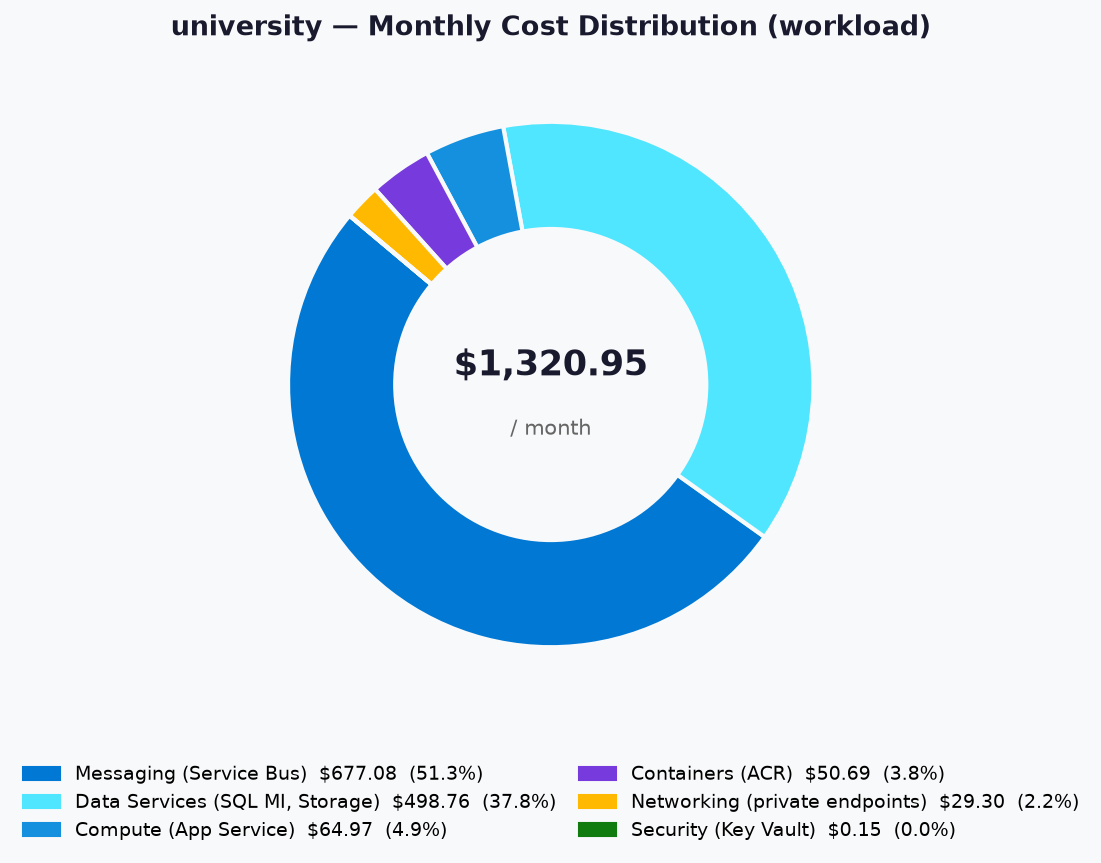

This figure's Python source:
"""Monthly cost distribution donut for the university Step 2 cost estimate (source: 02-cost-estimate.json)."""

import sys
from pathlib import Path

import matplotlib

matplotlib.use("Agg")
import matplotlib.patches as mpatches  # noqa: E402
import matplotlib.pyplot as plt  # noqa: E402

REPO_ROOT = Path(__file__).resolve().parents[2]
SCRIPTS = REPO_ROOT / ".github/skills/apex-python-diagrams/scripts"
if str(SCRIPTS) not in sys.path:
    sys.path.insert(0, str(SCRIPTS))
from diagram_io import save_figure  # noqa: E402

CATEGORIES = {
    "Messaging (Service Bus)": 677.08,
    "Data Services (SQL MI, Storage)": 498.76,
    "Compute (App Service)": 64.97,
    "Containers (ACR)": 50.69,
    "Networking (private endpoints)": 29.30,
    "Security (Key Vault)": 0.15,
}
TOTAL_MONTHLY = 1320.95
PALETTE = ["#0078D4", "#50E6FF", "#1490DF", "#773ADC", "#FFB900", "#107C10"]


def main() -> None:
    labels = list(CATEGORIES)
    values = list(CATEGORIES.values())
    colors = PALETTE[: len(labels)]
    pcts = [v / TOTAL_MONTHLY * 100 for v in values]

    fig, ax = plt.subplots(figsize=(8, 6))
    fig.patch.set_facecolor("#F8F9FA")
    ax.set_facecolor("#F8F9FA")

    ax.pie(values, colors=colors, wedgeprops={"linewidth": 2, "edgecolor": "#F8F9FA"}, startangle=140)
    ax.add_patch(plt.Circle((0, 0), 0.60, fc="#F8F9FA"))
    ax.text(0, 0.07, f"${TOTAL_MONTHLY:,.2f}", ha="center", va="center", fontsize=17,
            fontweight="bold", color="#1A1A2E")
    ax.text(0, -0.17, "/ month", ha="center", va="center", fontsize=10, color="#666")

    legend_labels = [f"{lbl}  ${val:,.2f}  ({pct:.1f}%)" for lbl, val, pct in zip(labels, values, pcts)]
    patches = [mpatches.Patch(color=c, label=lbl) for c, lbl in zip(colors, legend_labels)]
    ax.legend(handles=patches, loc="lower center", bbox_to_anchor=(0.5, -0.22), ncol=2, fontsize=9,
              framealpha=0.0, columnspacing=1.2)
    ax.set_title("university — Monthly Cost Distribution (workload)", fontsize=13, fontweight="bold",
                 color="#1A1A2E", pad=10)

    plt.tight_layout(pad=1.4)
    save_figure(fig, Path(__file__).with_suffix(".png"), dpi=150, bbox_inches="tight",
                facecolor=fig.get_facecolor())
    plt.close(fig)


if __name__ == "__main__":
    main()
